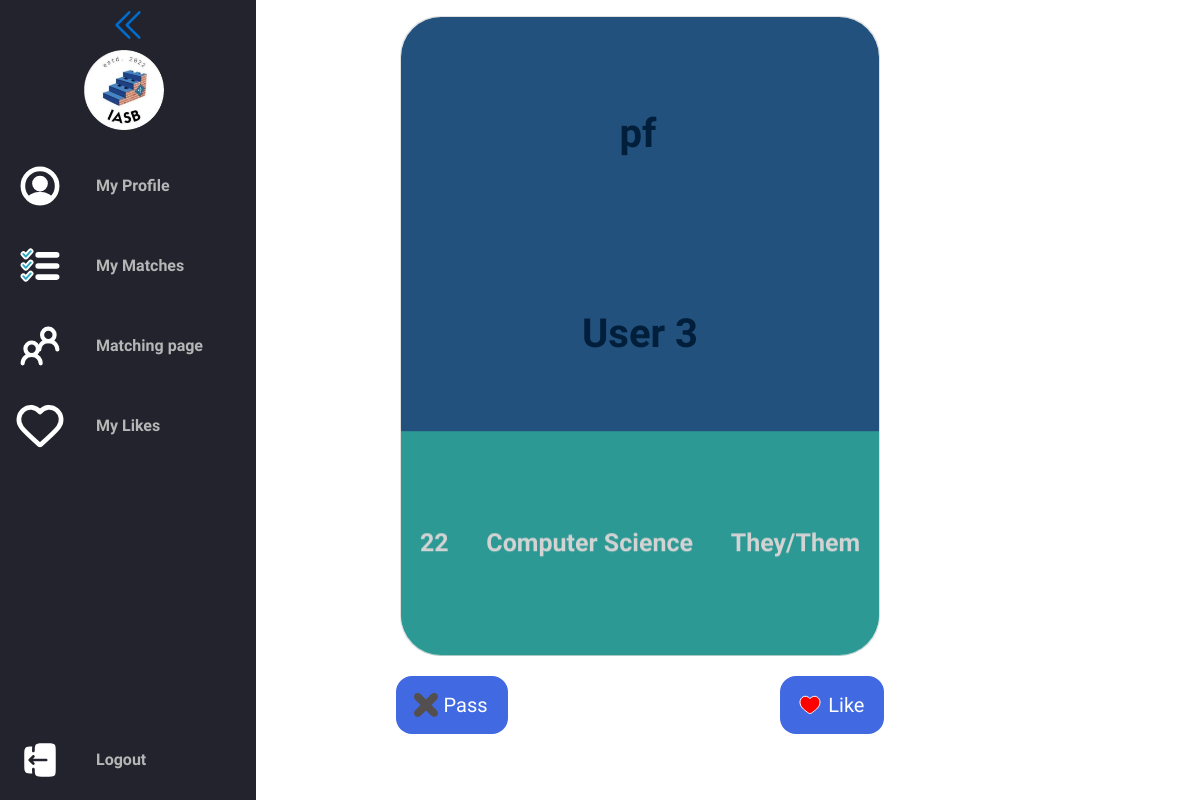
Screenshot of /matching/ (signed in) with the database file from the repository.
### Bumble4Stem/models.py (models this page shows)
class Users(models.Model):
    id = models.AutoField(primary_key=True)
    avatar_index = models.IntegerField(default=0)
    email =  models.CharField(max_length=255, unique=True, default="")
    display_name = models.CharField(max_length=255)
    major = models.CharField(max_length=255, default="Computer Science")
    age = models.IntegerField(default=0)
    batch = models.CharField(max_length=255)
    phn_no = models.IntegerField()
    pronouns = models.CharField(max_length=255)
    research_interests = models.TextField()
    bio = models.TextField()

### Bumble4Stem/views.py (the view, shortened to what this page needs)
# urls.py: path("matching/", views.matching, name="matching"),
@login_required(login_url='/login')
def matching(request):
    if request.method == "GET":
        user= getRandomUser(request.session["user_id"])
        if user != None:
            return render(request, "matching.html", context={"fuser": user})
        else:
            return render(request, "matching.html", context={"fuser": "user not found"})
    return render(request, "matching.html")

### Bumble4Stem/views.py (called while the page is built)
def getRandomUser(id):
    matches = Matches.objects.filter(m1id=id).values('m2id')
    rejects = Rejected.objects.filter(r1id=id).values('r2id')
    matched_user_ids = [match['m2id'] for match in matches]
    rejected_user_ids = [reject['r2id'] for reject in rejects]
    excluded_user_ids = matched_user_ids + rejected_user_ids
    user = Users.objects.exclude(id=id).exclude(id__in=excluded_user_ids).order_by('?').first()
    return user

### Bumble4Stem/templates/matching.html (shortened to what this page needs)
{% extends "layout.html" %}
{% block main %}
{% load static %}
{% if fuser == "user not found" %}
<div class="sorry">
  <h1>Sorry no more users left</h1>
</div>
{% else %}
    <div class="card">
      <div class="upper-part">
        <div class="upper-part-face">
          <div class="cont">
            <img class="avatar" src="/static/{{fuser.avatar_index}}.jpg" alt="pf">
          <div><span>{{fuser.display_name}}</span></div>
        </div>
      </div>
        <div class="upper-part-back">
            <div class="bio">
              <span>Bio:</span>
              <p>{{fuser.bio}}</p>
            </div>
          </div>
      </div>
      <div class="lower-part">
        <div class="lower-part-face">
          <div class="info">
            <div><span>{{ fuser.age }}</span></div>
            <div><span>{{ fuser.major }}</span></div>
            <div><span>{{ fuser.pronouns }}</span></div>
          </div>
        </div>
        <div class="lower-part-back">
          <span>Research Interests:{{ fuser.research_interests }}</span>
        </div>
      </div>
    </div>
    <form method="POST">
      <div class="btn_contaniner">
      <button type="submit" value="{{fuser.id}}" name="dislike">
        <div class="svg-wrapper-1">
          <div class="svg-wrapper">
          </div>
        </div>
        <span>Pass</span>
      </button>
      <button type="submit" value="{{fuser.id}}" name="like">
        <div class="svg-wrapper-1">
          <div class="svg-wrapper">
          </div>
        </div>
        <span>Like</span>
      </button>
    </div>
    </form>
    {% endif %}
{% endblock %}

### setup/static/style.css (style rules this page uses)
:root { font-size: 16px; font-family: 'Open Sans'; --text-primary: #b6b6b6; --text-secondary: #ececec; --bg-primary: #23232e; --bg-secondary: #141418; --transition-speed: 600ms; }
body { color: black; background-color: white; font-family: "Work Sans", sans-serif; margin: 0; padding: 0; font-weight: 800; }

### Bumble4Stem/templates/matching.html (style rules this page uses)
.card { margin: auto; width: 40vw; height: 80vh; position: relative; border-radius: 40px; transition: all 0.8s; perspective: 600px; perspective-origin: center bottom; }
.upper-part { width: 100%; height: 65%; border-radius: 40px 40px 0 0; position: relative; transform-style: preserve-3d; transition: all 0.9s; }
.upper-part-face, .upper-part-back { text-align: center; background-color: #22517d; color: #011f3b; display: flex; justify-content: center; align-items: center; position: absolute; width: 100%; height: 100%; padding: 15px; border-radius: 40px 40px 0 0; font-weight: bold; z-index: 2; backface-visibility: hidden; transition: all 0.6s; }
.upper-part-back { background-color: #22517d; color: lightgray; transform: rotatex(180deg); }
.lower-part { width: 100%; height: 35%; border-radius: 0 0 40px 40px; position: relative; transform-style: preserve-3d; transform-origin: center top; transition: all 0.9s; }
.lower-part-face, .lower-part-back { background-color: #2c9994; width: 100%; height: 100%; color: lightgray; font-weight: bold; position: absolute; border-radius: 0 0 40px 40px; display: flex; justify-content: center; align-items: center; transform: translate(0, -0.8px); backface-visibility: hidden; z-index: 2; }
.lower-part-back { backface-visibility: visible; border-radius: 40px; color: lightgray; background-color: #2c9994; transform: rotateX(180deg); z-index: 1; transition: border-radius 0.6s; }
.avatar { width: 200px; height: 200px; border-radius: 30%; margin-right: 20px; }
.cont { display: flex; flex-direction: column; align-items: center; justify-content: center; margin-top: 20px; overflow: hidden; font-size: 40px; }
.info { display: flex; justify-content: space-around; width: 100%; }
.info div { font-size: 25px; }
.btn_contaniner { display: flex; justify-content: space-around; align-items: center; margin: 0px 15% 0px 15%; margin-top: 20px; }
.bio { font-size: 0.9rem; }
button { font-family: inherit; font-size: 20px; background: royalblue; color: white; padding: 0.7em 1em; padding-left: 0.9em; display: flex; align-items: center; border: none; border-radius: 16px; overflow: hidden; transition: all 0.2s; cursor: pointer; }
button span { display: block; margin-left: 0.3em; transition: all 0.3s ease-in-out; }
button svg { display: block; transform-origin: center center; transition: transform 0.3s ease-in-out; }

### rows the page displays
Users: display_name "User 3", age "22", major "Computer Science", pronouns "They/Them"
